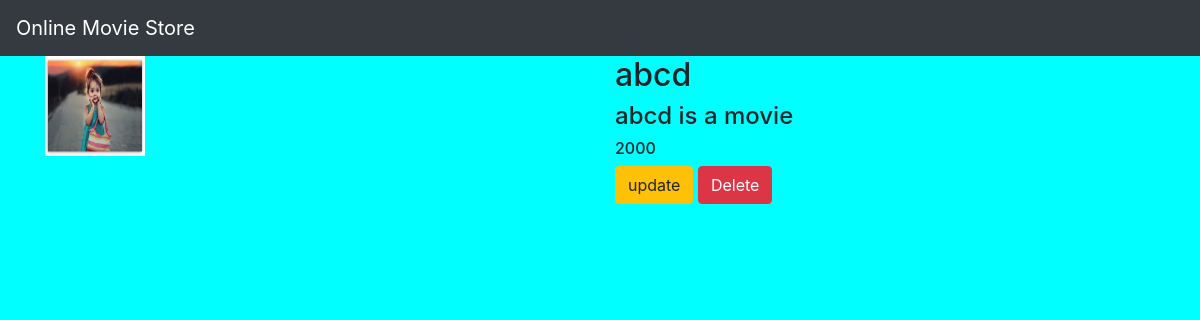
/movie/3/, run on the app's committed database.
### pythonapp/models.py (models this page shows, shortened)
class Movie(models.Model):
    name=models.CharField(max_length=250)
    desc=models.TextField()
    year=models.IntegerField()
    img=models.ImageField(upload_to='gallery')

### pythonapp/views.py (the view)
# urls.py: path('movie/<int:movie_id>/',views.detail,name='detail'),
def detail(request,movie_id):
    movie=Movie.objects.get(id=movie_id)
    return  render(request,"detail.html",{'movie':movie})

### templates/detail.html
{% extends 'base.html' %}
{% block body %}
<div class="container">
    <div class="row">
        <div class="col-md-6">
            <img src="{{movie.img.url}}" width="100" height="100">
        </div>
<div class="col-md-6">
    <h2>{{movie.name}}</h2>
    <h4>{{movie.desc}}</h4>
    <h6>{{movie.year}}</h6>
    <a class="btn btn-warning" href="{% url 'pythonapp:update' movie.id %}">update</a>
    <a class="btn btn-danger" href="{% url 'pythonapp:delete' movie.id %}">Delete</a>
</div>
    </div>
</div>
{% endblock %}

### static/style.css (style rules this page uses)
body { background-color:aqua; }

### data on the page
Movie: img (picture), name "abcd", desc "abcd is a movie", year "2000"
